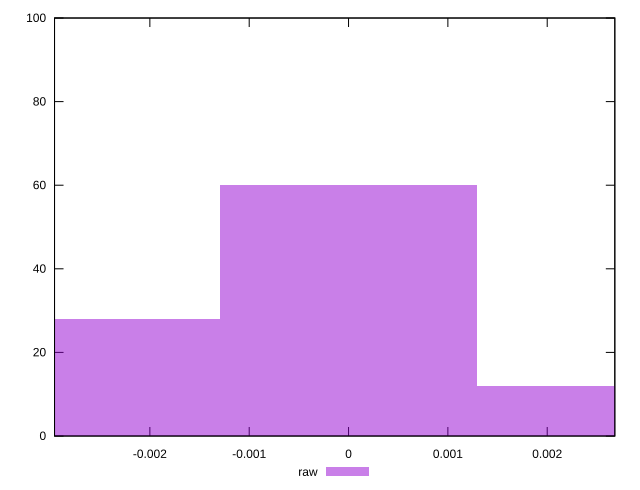

This chart was generated by the following gnuplot code:
reset

$raw <<EOF
0 60
-0.0025810439994836407 28
0.0025810439994836407 12
EOF

set key outside below
set boxwidth 0.0025810439994836407
set xrange [-0.002959660154251016:0.00268058826632528]
set yrange [0:100]
set trange [0:100]
set style fill transparent solid 0.5 noborder
set terminal svg size 640, 490 enhanced background rgb 'white'
set output "reports/report_00032_2021-02-25T10-28-15.087Z/meta/pScore-difference/samples/music/raw/histogram.svg"

plot $raw title "raw" with boxes

reset
